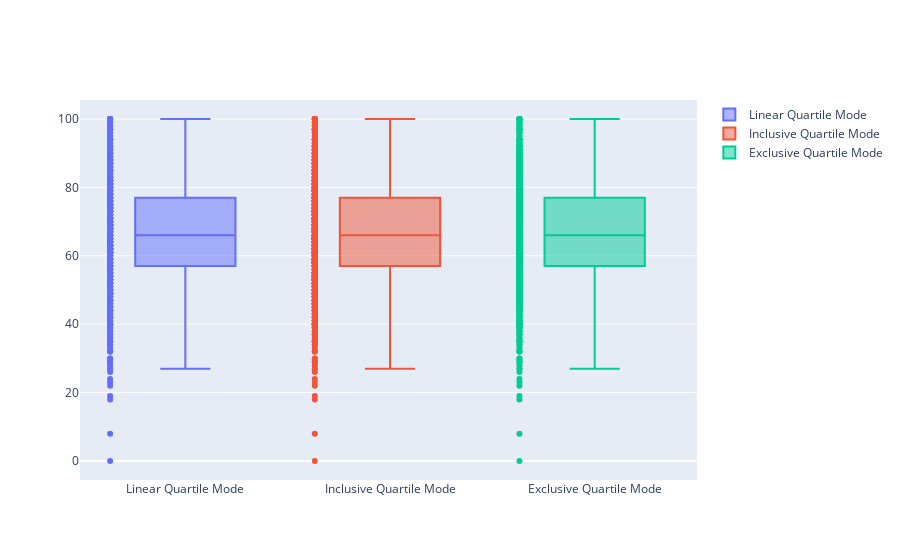

The cell this chart's notebook holds for it:
### Markdown cell above
## Box plot

### Code cell
fig = go.Figure()
fig.add_trace(go.Box(y=students_performance['math_score'], quartilemethod="linear", name="Linear Quartile Mode"))
fig.add_trace(go.Box(y=students_performance['math_score'], quartilemethod="inclusive", name="Inclusive Quartile Mode"))
fig.add_trace(go.Box(y=students_performance['math_score'], quartilemethod="exclusive", name="Exclusive Quartile Mode"))
fig.update_traces(boxpoints='all', jitter=0)
fig.show()

### Figure 1 — Plotly figure (JSON) as saved in the notebook; plotly's stock layout.template omitted (floating-point values rounded to 4 significant figures; data arrays with more than 128 entries replaced by an {"elided": "..."} marker saying what was removed)
{"data": [{"name": "Linear Quartile Mode", "quartilemethod": "linear", "y": {"elided": "1000 int values"}, "type": "box", "boxpoints": "all", "jitter": 0}, {"name": "Inclusive Quartile Mode", "quartilemethod": "inclusive", "y": {"elided": "1000 int values"}, "type": "box", "boxpoints": "all", "jitter": 0}, {"name": "Exclusive Quartile Mode", "quartilemethod": "exclusive", "y": {"elided": "1000 int values"}, "type": "box", "boxpoints": "all", "jitter": 0}], "layout": {}}
